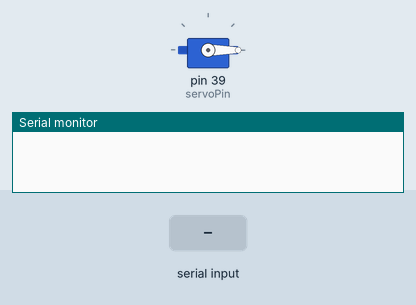
Simulated run of this sketch. Board: Arduino Mega 2560, built with avr-gcc and run on an emulated ATmega2560. Shown: servo, the last lines printed to the serial monitor. Inputs (shaded band) come from the test bench.

Above: at 1.2 s.
1.3 s: "a" received over the second serial link
At 2.18 s:
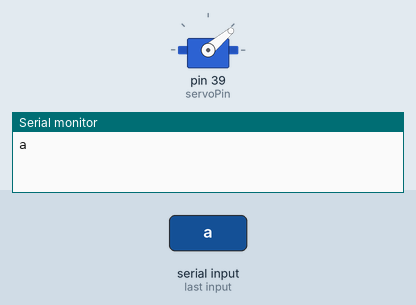
At 6.35 s:
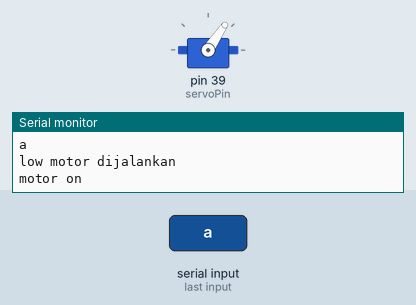
7.3 s: "j" received over the second serial link
At 10.73 s:
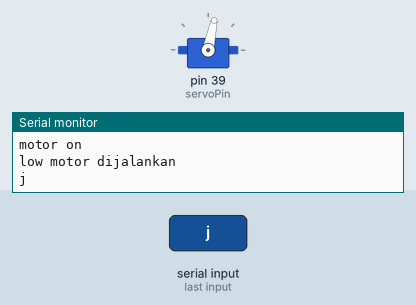
Timing chart, 0 to 19.3 s (numbered marks = the images above; inputs shaded):
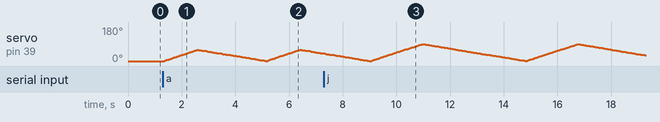

The sketch:

MEKANIKAL_VENTILATOR_SERVO.ino
```cpp
#include <VarSpeedServo.h>
VarSpeedServo myservo;  // create servo object to control a servo
// a maximum of eight servo objects can be created
const int servoPin = 39; // the digital pin used for the servo


#include <SPI.h>
#include <Wire.h>

String data_from_display = "";
#define nextion Serial3// 15, 14 rx tx
#define esp Serial2 // 17(RX), 16(TX)

String sp = "" ;
String sd = "" ;
int a = 60;
int sps;
int sds;
boolean motor = false;

void setup() {
  Serial.begin(9600);
  nextion.begin(9600);
  esp.begin(9600);
  myservo.attach(servoPin);  // attaches the servo on pin 9 to the servo object
  myservo.write(0, 0, true); // set the intial position of the servo, as fast as possible, wait until done

}

void loop() {
  if (nextion.available()) {
    delay(30);
    while (nextion.available()) {
      data_from_display += char (nextion.read());
    }
    Serial.println(data_from_display);
  }
  else
  {
    Motor();
  }

  ///////////////////////////////////////////////////////////////////////
  if (esp.available()) {
    delay(30);
    while (esp.available()) {
      data_from_display += char (esp.read());
    }
    Serial.println(data_from_display);
  }
  else
  {
    Motor();
  }


  //++++++++++++++++++++++++++++++++++++++++++++++++++++++++++++++++++++++++++++++++++++++++++++
  if (data_from_display.substring(0, 1) == "s") //s untuk stop
  { nextion.println("d");
    motor = false;
    sps = 0;
    sds = 0;
    Motor();
    Serial.println ("stop motor");


  }
  if (data_from_display.substring(0, 1) == "a") //o untuk operat
  {   nextion.println("b");
    motor = true;
    sps = 30;
    sds = 60;
    Motor();
    Serial.println ("motor on");
  }
  if (data_from_display.substring(0, 1) == "j") //o untuk operat
  { nextion.println("b");
    motor = true;
    sps = 30;
    sds = 90;
    Motor();
    Serial.println ("motor on");
  }
  if (data_from_display.substring(0, 1) == "w") //o untuk operat
  { nextion.println("b");
    motor = true;
    sps = 30;
    sds = 70;
    Motor();
    Serial.println ("motor on");
  }
  if (data_from_display.substring(0, 1) == "o") //o untuk operat
  { nextion.println("b");
    motor = true;
    Motor();
    Serial.println ("motor on");
  }
  if (data_from_display.substring(0, 1) == "x") //o untuk operat
  {
    motor = true;
    Motor();
    Serial.println ("motor on");
  }
  if (data_from_display.substring(0, 3) == "vol") {
    sp = (data_from_display.substring(3));
    sps = (sp.toInt());
    Serial.println(sps);
  }
  if (data_from_display.substring(0, 3) == "pre") {
    sd = (data_from_display.substring(3));
    sds = (sd.toInt());
    Serial.println(sds);
  }
  if (data_from_display.substring(0, 3) == "bct") {
    sp = (data_from_display.substring(3));
    sps = (sp.toInt());
    Serial.println(sps);
  }
  data_from_display = "";


}
//++++++++++++++++++++++++++++++++++++++++++++++++++++++++++++++++++++++++++++++++++++++++
void Motor()
{
  if (motor == true)
  {
    int spsa = sps / 2;
    myservo.write(sds, sps, true);
    myservo.write(0, spsa, true);
    Serial.println("low motor dijalankan");

  }
  else
  {
    myservo.write(0, 0, true);
    //Serial.println("motor Mati");
  }
}


//  myservo.write(180,255,true);
//myservo.write(sds,sps,true);
```
